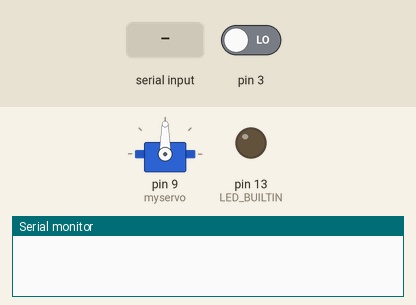
This sketch was run on a simulated Arduino Uno, built with avr-gcc and run on an emulated ATmega328P. Shown: servo, output pins drawn as LEDs (lit = HIGH), the last lines printed to the serial monitor. The test bench sets the inputs (shaded band); at power-on: pin 3 LOW.

Above: at 1.3 s.
1.4 s: "b\n" received over Serial
At 1.89 s:
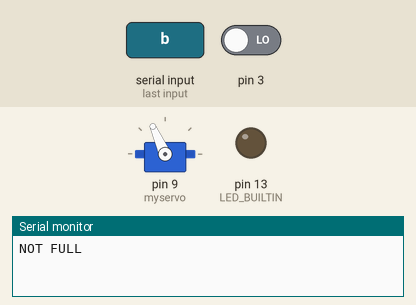
At 2.9 s:
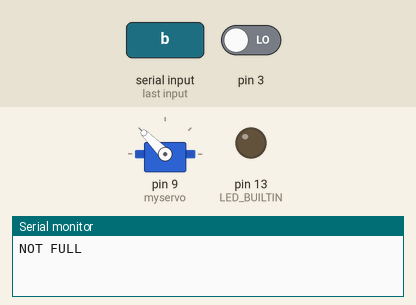
4.4 s: byte 110 ('n') received over Serial
At 6.9 s:
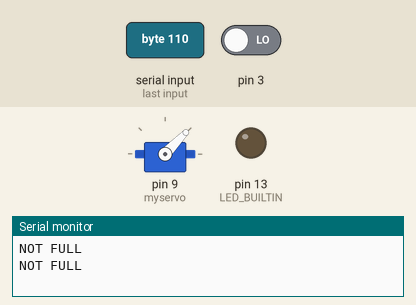
7.4 s: byte 98 ('b') received over Serial
Timing chart, 0 to 13.3 s (numbered marks = the images above; inputs shaded):
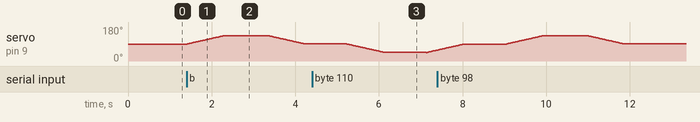

Measured:
- after the input at 1.4 s, servo on pin 9 (myservo): rises from 90° to 135° in 0.88 s, then falls to 91° in 1.9 s

The sketch:

arduino_waste_segregator.ino
```cpp
#include<String.h>
#include <Servo.h>

Servo myservo;

int mid  = 90;
int bio  = 135;
int nbio = 45;

void setup() {
  // put your setup code here, to run once:
  Serial.begin(9600);
  myservo.attach(9);
  myservo.write(mid);
  delay(100);
  myservo.detach();
  pinMode(LED_BUILTIN, OUTPUT);
}
int flag=0;
int i=0;
void loop() {
  // put your main code here, to run repeatedly:
  char c;
  if(Serial.available()){
    c = Serial.read();
//    if(c=='4'){
//      digitalWrite(LED_BUILTIN, HIGH);   // turn the LED on (HIGH is the voltage level)
//      delay(1000);                       // wait for a second
//      digitalWrite(LED_BUILTIN, LOW);    // turn the LED off by making the voltage LOW
//      Serial.write("MSG Received");
//    }
   if(c=='b'){
      if(digitalRead(3)){
        Serial.write("FULL");
        Serial.write('\n');
      }
      else{
        Serial.write("NOT FULL");
        Serial.write('\n');
      }
      myservo.attach(9);
      for(i=mid;i<=bio;i++){
        myservo.write(i);
        delay(20);
      }
      delay(1000);
      for(i=bio;i>mid;i--){
        myservo.write(i);
        delay(20);
      }
      delay(1000);
      myservo.detach();
   }
   else if(c=='n'){
      if(digitalRead(3)){
        Serial.write("FULL");
        Serial.write('\n');
      }
      else{
        Serial.write("NOT FULL");
        Serial.write('\n');
      }
      myservo.attach(9);
      for(i=mid;i>nbio;i--){
        myservo.write(i);
        delay(20);
      }
      delay(1000);
      for(i=nbio;i<mid;i++){
        myservo.write(i);
        delay(20);
      }
      delay(1000);
      myservo.detach();

   }


    Serial.write('\n');
  }


}
```
